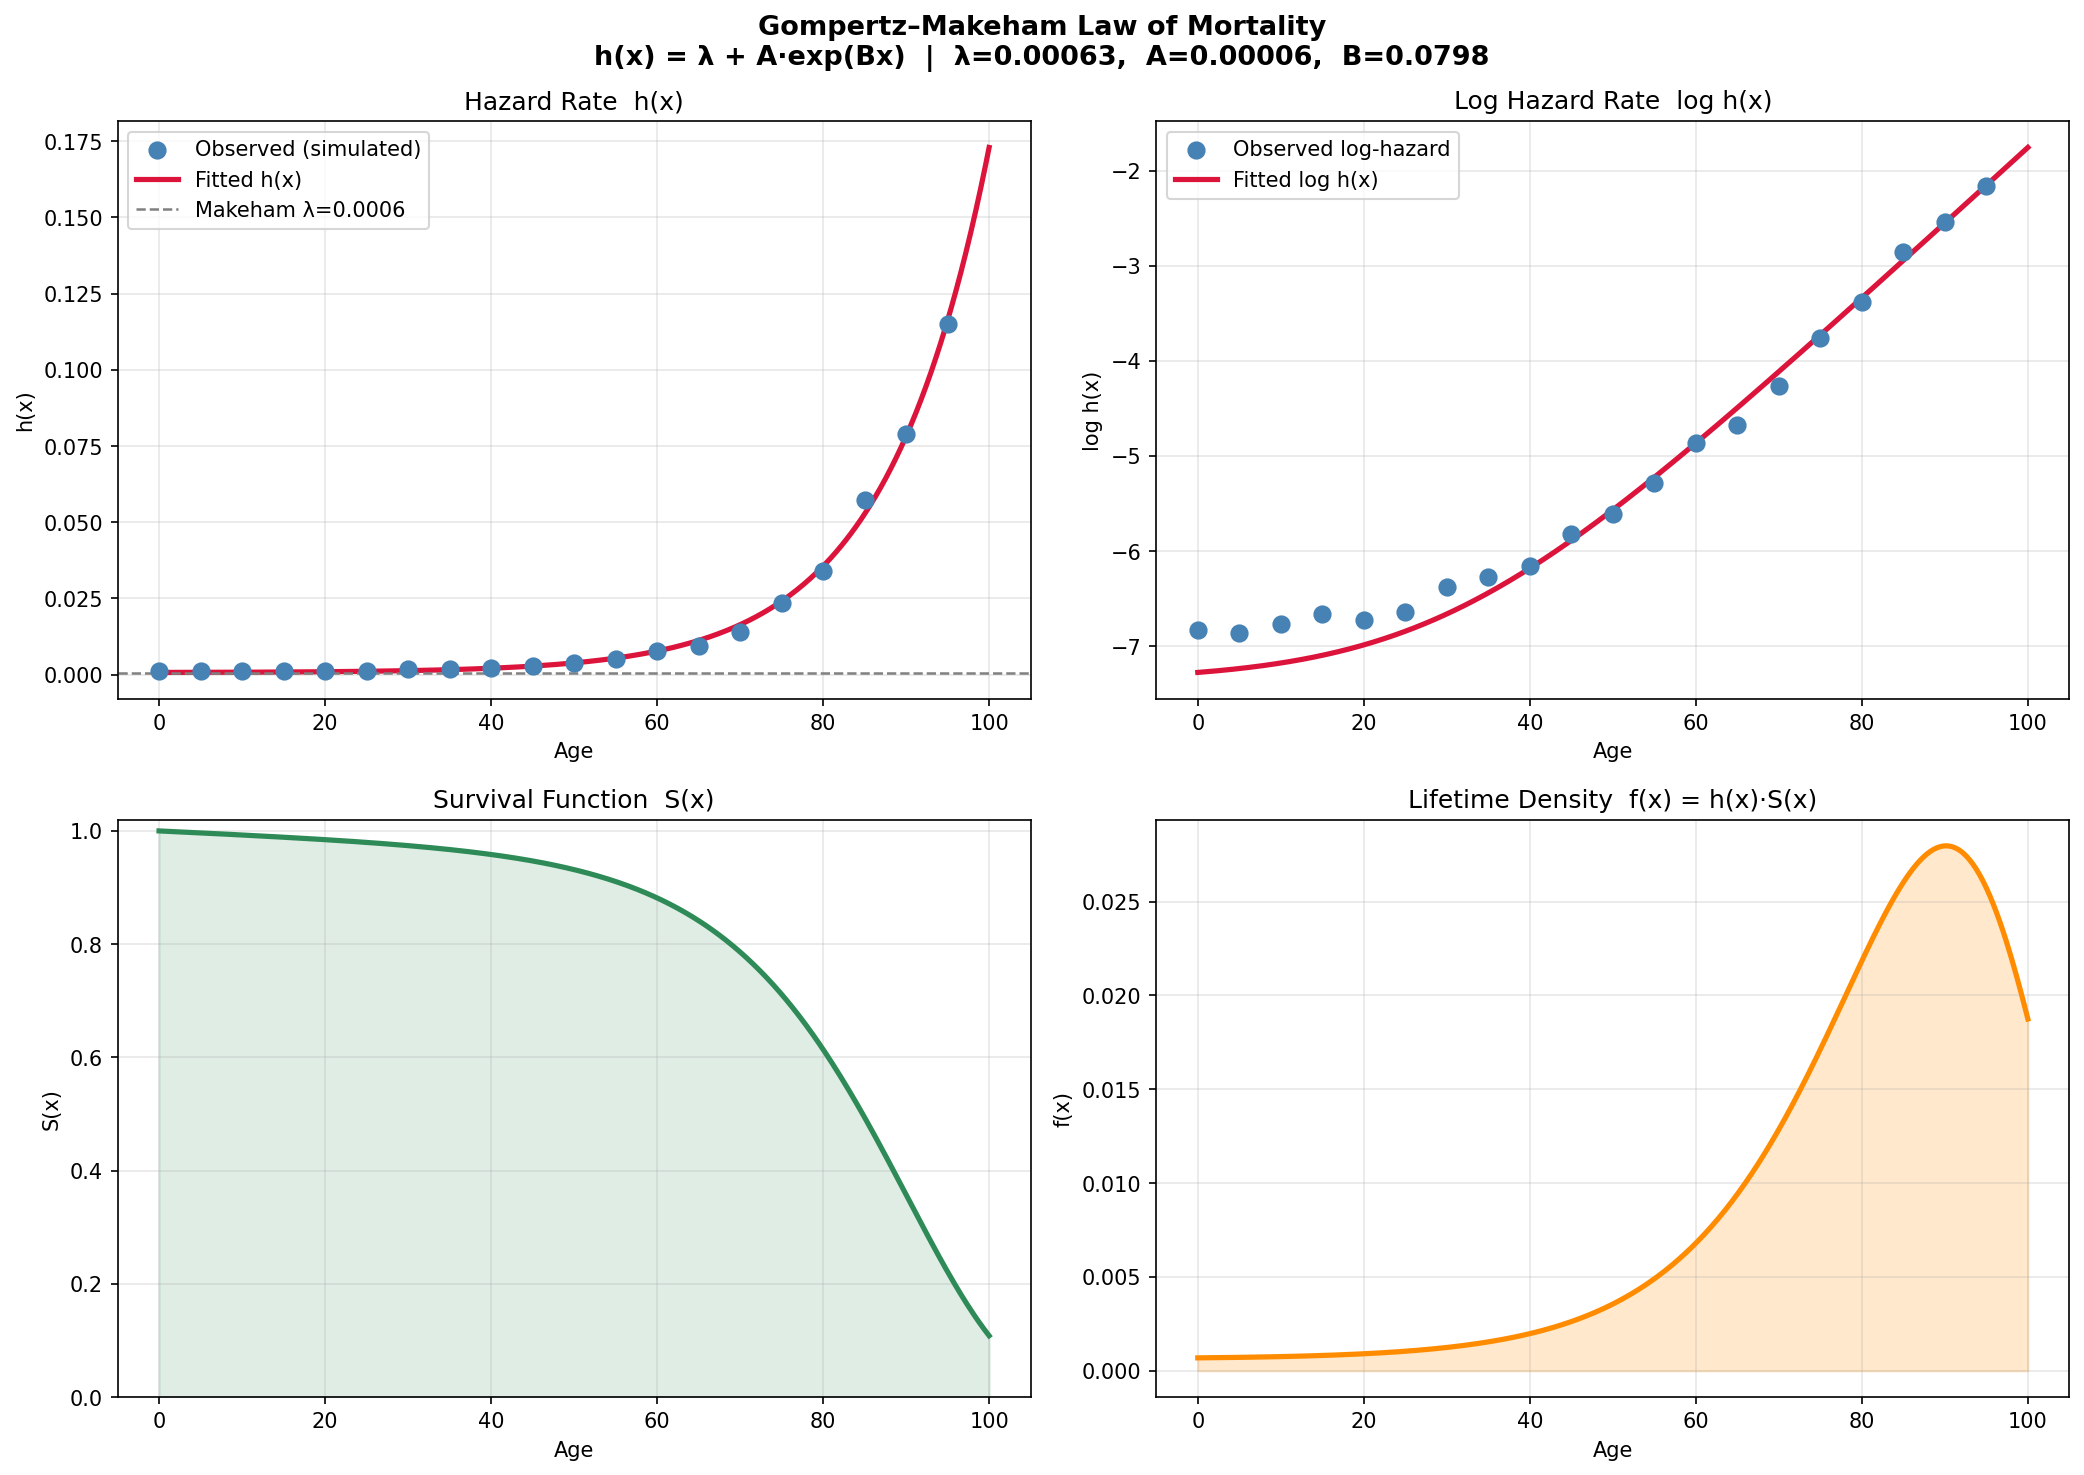

The Python source for this figure:
"""
Gompertz–Makeham Law of Mortality Visualization. Thank you, Claude.
It is a parametric statistical model, not a machine learning model.

Usage:
    python gompertz_makeham.py
    python gompertz_makeham.py --age_max=110 --age_step=2 --no_show
"""

import matplotlib
import numpy as np

matplotlib.use("Agg")
import matplotlib.pyplot as plt
from scipy.optimize import curve_fit
from sklearn.base import BaseEstimator, TransformerMixin
from sklearn.pipeline import Pipeline
from sklearn.preprocessing import FunctionTransformer

from absl import app
from absl import flags
from absl import logging

FLAGS = flags.FLAGS
flags.DEFINE_integer("age_max", 100, "Maximum age for simulation and plotting.")
flags.DEFINE_integer("age_step", 5, "Step size (years) between observed age samples.")
flags.DEFINE_float("true_lambda", 0.001, "True Makeham constant λ for data simulation.")
flags.DEFINE_float("true_A", 0.00004, "True Gompertz coefficient A for data simulation.")
flags.DEFINE_float("true_B", 0.085, "True Gompertz rate B for data simulation.")
flags.DEFINE_float("noise_frac", 0.08, "Fraction of hazard used as Gaussian noise std.")
flags.DEFINE_integer("random_seed", 42, "Random seed for reproducibility.")
flags.DEFINE_string("output", "gompertz_makeham.png", "Path to save the output figure.")
flags.DEFINE_boolean("show", False, "Display the plot interactively.")


# ── Custom scikit-learn Estimator ─────────────────────────────────────────────

class GompertzMakehamModel(BaseEstimator, TransformerMixin):
    """Fits and predicts the Gompertz–Makeham hazard rate: h(x) = λ + A·exp(B·x)."""

    def __init__(self, lambda_=0.001, A=0.00005, B=0.09):
        self.lambda_ = lambda_
        self.A = A
        self.B = B

    @staticmethod
    def _hazard(x, lambda_, A, B):
        return lambda_ + A * np.exp(B * x)

    def fit(self, X, y):
        popt, _ = curve_fit(
            self._hazard, X.ravel(), y,
            p0=[self.lambda_, self.A, self.B],
            bounds=([0, 0, 0], [1, 1, 1]),
            maxfev=10000
        )
        self.lambda_, self.A, self.B = popt
        return self

    def predict(self, X):
        return self._hazard(X.ravel(), self.lambda_, self.A, self.B)

    def survival(self, X):
        """Probability of surviving past age x: S(x) = exp(-integral_0^x h(t) dt)"""
        ages = X.ravel()
        S = np.zeros_like(ages, dtype=float)
        for i, age in enumerate(ages):
            t = np.linspace(0, age, 1000)
            S[i] = np.exp(-np.trapezoid(self._hazard(t, self.lambda_, self.A, self.B), t))
        return S

    def density(self, X):
        """Distribution of age at death f(x) = h(x) * S(x)"""
        return self.predict(X) * self.survival(X)


def main(argv):
    del argv  # unused

    np.random.seed(FLAGS.random_seed)
    logging.info("Random seed set to %d", FLAGS.random_seed)

    # ── Simulate mortality data ───────────────────────────────────────────────
    ages_obs = np.arange(0, FLAGS.age_max, FLAGS.age_step, dtype=float)
    true_h = FLAGS.true_lambda + FLAGS.true_A * np.exp(FLAGS.true_B * ages_obs)
    observed = np.clip(
        true_h + np.random.normal(0, true_h * FLAGS.noise_frac),
        1e-6, None
    )
    logging.info("Simulated %d age samples from 0 to %d", len(ages_obs), FLAGS.age_max)
    logging.info("True params  →  λ=%.6f  A=%.6f  B=%.6f",
                 FLAGS.true_lambda, FLAGS.true_A, FLAGS.true_B)

    # ── scikit-learn Pipeline ─────────────────────────────────────────────────
    pipeline = Pipeline([
        ("identity", FunctionTransformer()),
        ("gm_model", GompertzMakehamModel()),
    ])
    pipeline.fit(ages_obs.reshape(-1, 1), observed)
    model = pipeline.named_steps["gm_model"]

    logging.info("Fitted params →  λ=%.6f  A=%.6f  B=%.6f",
                 model.lambda_, model.A, model.B)

    # Quick prediction examples
    for age in [30, 65, 80]:
        h = model.predict(np.array([[age]]))[0]
        s = model.survival(np.array([[age]]))[0]
        logging.info("Age %3d  →  h(x)=%.6f   S(x)=%.4f", age, h, s)

    # ── Build smooth curves ───────────────────────────────────────────────────
    ages_s = np.linspace(0, FLAGS.age_max, 500).reshape(-1, 1)
    h_pred = model.predict(ages_s)
    S_pred = model.survival(ages_s)
    f_pred = model.density(ages_s)

    # ── Visualize ─────────────────────────────────────────────────────────────
    fig, axes = plt.subplots(2, 2, figsize=(14, 10))
    fig.suptitle(
        "Gompertz–Makeham Law of Mortality\n"
        f"h(x) = λ + A·exp(Bx)  |  "
        f"λ={model.lambda_:.5f},  A={model.A:.5f},  B={model.B:.4f}",
        fontsize=13, fontweight="bold"
    )

    # (a) Hazard Rate
    ax = axes[0, 0]
    ax.scatter(ages_obs, observed, color="steelblue", s=60, zorder=5, label="Observed (simulated)")
    ax.plot(ages_s, h_pred, color="crimson", lw=2.5, label="Fitted h(x)")
    ax.axhline(model.lambda_, color="gray", ls="--", lw=1.2,
               label=f"Makeham λ={model.lambda_:.4f}")
    ax.set(title="Hazard Rate  h(x)", xlabel="Age", ylabel="h(x)")
    ax.legend();
    ax.grid(alpha=0.3)

    # (b) Log Hazard Rate
    ax = axes[0, 1]
    ax.scatter(ages_obs, np.log(observed), color="steelblue", s=60, zorder=5,
               label="Observed log-hazard")
    ax.plot(ages_s, np.log(h_pred), color="crimson", lw=2.5, label="Fitted log h(x)")
    ax.set(title="Log Hazard Rate  log h(x)", xlabel="Age", ylabel="log h(x)")
    ax.legend();
    ax.grid(alpha=0.3)

    # (c) Survival Function
    ax = axes[1, 0]
    ax.plot(ages_s, S_pred, color="seagreen", lw=2.5)
    ax.fill_between(ages_s.ravel(), S_pred, alpha=0.15, color="seagreen")
    ax.set(title="Survival Function  S(x)", xlabel="Age", ylabel="S(x)", ylim=(0, 1.02))
    ax.grid(alpha=0.3)

    # (d) Lifetime Density
    ax = axes[1, 1]
    ax.plot(ages_s, f_pred, color="darkorange", lw=2.5)
    ax.fill_between(ages_s.ravel(), f_pred, alpha=0.2, color="darkorange")
    ax.set(title="Lifetime Density  f(x) = h(x)·S(x)", xlabel="Age", ylabel="f(x)")
    ax.grid(alpha=0.3)

    plt.tight_layout()
    plt.savefig(FLAGS.output, dpi=150, bbox_inches="tight")
    logging.info("Figure saved to %s", FLAGS.output)

    if FLAGS.show:
        plt.show()


if __name__ == "__main__":
    app.run(main)
